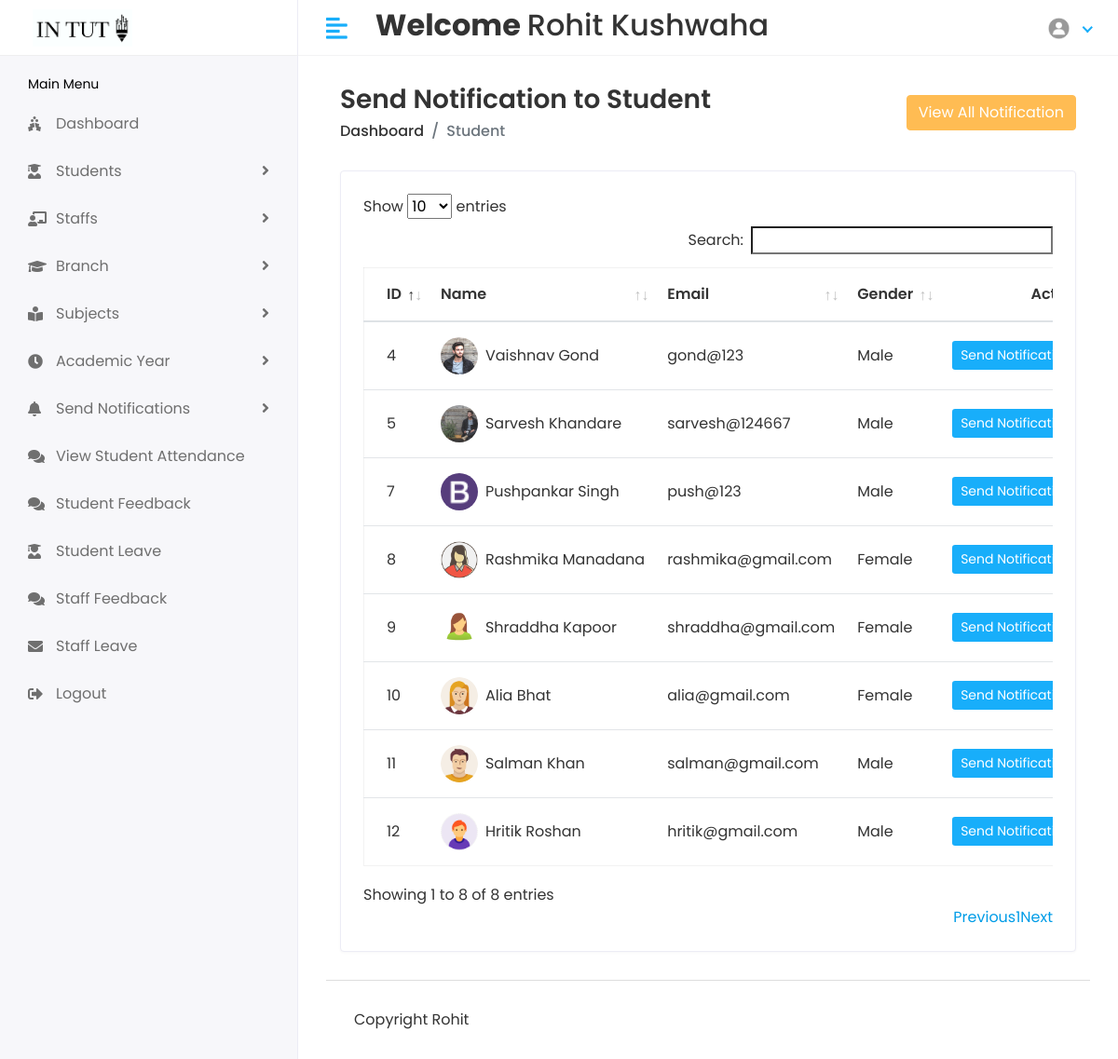
Page /Hod/student/notification (signed in) on the committed database.
### stuapp/models.py (models this page shows)
class CustomUser(AbstractUser):
    USER={
        (1,'HOD'),(2,'STAFF'),(3,'STUDENT')
    }
    user_type=models.CharField(choices=USER,max_length=100,default=1)
    profile_pic=models.ImageField(upload_to='media/profile_pic')

class Student(models.Model):
    admin=models.OneToOneField(CustomUser,on_delete=models.CASCADE)
    address=models.TextField()
    gender=models.CharField(max_length=100)
    branch_id=models.ForeignKey(Branch,on_delete=models.DO_NOTHING)
    acad_year_id=models.ForeignKey(Acad_year,on_delete=models.DO_NOTHING)
    created_at=models.DateTimeField(auto_now_add=True)
    updated_at=models.DateField(auto_now=True)
    studentmob=models.CharField(max_length=100,default="0")
    parentmob=models.CharField(max_length=100,default="0")
    dob=models.DateField(default=datetime.now)
    def __str__(self):
        return self.admin.first_name+" "+self.admin.last_name

### student/hodviews.py (the view)
# urls.py: path('Hod/student/notification',hodviews.studentnotification,name="studentnotification"),
@login_required(login_url='/')
def studentnotification(request):
    student=Student.objects.all()
    viewnotification=StudentNotification.objects.all()
    return render(request,'hod/studentnotification.html',{'student':student,'v':viewnotification})

### templates/hod/studentnotification.html (shortened to what this page needs)
{% extends 'base.html' %}
{% block content %}
{% load static %}
<div class="content container-fluid">
   <div class="page-header">
      <div class="row align-items-center">
         <div class="col">
            <h3 class="page-title">Send Notification to Student</h3>
            <ul class="breadcrumb">
               <li class="breadcrumb-item"><a href="{% url 'hodhome'%}">Dashboard</a></li>
               <li class="breadcrumb-item active">Student</li>
            </ul>
         </div>
         <div class="col-auto text-right float-right ml-auto">
            <button type="button" class="btn btn-primary" data-toggle="modal" data-target="#viewnotification">
                View All Notification
              </button>
         </div>
      </div>
   </div>
   <div class="row">
      <div class="col-sm-12">
         <div class="card card-table">
            <div class="card-body">
                <div class="table-responsive">
                    <table id="table_id" class="table table-hover table-center mb-0">
                       <thead>
                          <tr>
                             <th>ID</th>
                             <th>Name</th>
                             <th>Email</th>
                             <th>Gender</th>
                             <th class="text-right">Action</th>
                          </tr>
                       </thead>
                       <tbody>
                          {% for i in student %}
                          <tr>
                             <td>{{i.id}}</td>
                             <td>
                                <h2 class="table-avatar">
                                   <a href="{% url 'viewstudent' i.id %}" class="avatar avatar-sm mr-2"><img class="avatar-img rounded-circle" src="/{{i.admin.profile_pic}}" alt="User Image"></a>
                                   <a href="{% url 'viewstudent' i.id %}">{{i.admin.first_name}}&nbsp;{{i.admin.last_name}}</a>
                                </h2>
                             </td>
                             <td>{{i.admin.email}}</td>
                             <td>{{i.gender}}</td>
                             <td class="text-right">
                                <div class="actions">
                                   <button type="button" class="btn btn-sm bg-success-light" data-toggle="modal" data-target="#sendnotification-{{forloop.counter}}">
                                      Send Notification
                                    </button>
                                </div>
                             </td>
                          </tr>
                          {% endfor %}
                       </tbody>
                    </table>
               </div>
            </div>
         </div>
      </div>
   </div>
</div>
{% endblock %}

### templates/base.html (shortened to what this page needs)
<!DOCTYPE html>
<html lang="en">
{% load static %}
   <head>
      <link rel="stylesheet" href="{% static 'assets/plugins/bootstrap/css/bootstrap.min.css' %}">
      <link rel="stylesheet" href="{% static 'assets/plugins/fontawesome/css/fontawesome.min.css' %}">
      <link rel="stylesheet" href="{% static 'assets/plugins/fontawesome/css/all.min.css' %}">
      <link rel="stylesheet" href="{% static 'assets/css/style.css' %}">
       <link rel="stylesheet" href="{% static 'assets/plugins/datatables/datatables.min.css' %}">
   </head>
   <body>
<div class="main-wrapper">
       {% include 'includes/header.html' %}
         {% include 'includes/sidebar.html' %}
<div class="page-wrapper">
     <div class="content container-fluid">
         {% block content %}
         {% endblock %}
          {% include 'includes/footer.html' %}
      </div>
</div>
   </body>
</html>

### templates/includes/header.html (shortened to what this page needs)
{% load static %}
<div class="header" >
    <div class="header-left" style="background-color:white">
        {% if user.user_type == '1' %}
        <a href="{% url 'hodhome'%}" class="logo container" >
            <img src="{% static 'assets/img/logo1big.png'%}" width="300px" height="100px" alt="Logo">
        </a>
        {% elif user.user_type == '2' %}
        <a href="{% url 'staffhome'%}" class="logo">
            <img src="{% static 'assets/img/logo1big.png'%}" alt="Logo">
        </a>
        {% else %}
        <a href="{% url 'studenthome'%}" class="logo">
            <img src="{% static 'assets/img/logo1big.png'%}" alt="Logo">
        </a>
        {% endif %}
    </div>
    <a href="javascript:void(0);" id="toggle_btn">
        <i class="fas fa-align-left"></i>
    </a>
    <div class="top-nav-search my-2">
        <h2><strong> Welcome </strong> {{user.first_name}} {{user.last_name}} </h2>
    </div>
    <ul class="nav user-menu">
        <li class="nav-item dropdown has-arrow">
            <a href="#" class="dropdown-toggle nav-link" data-toggle="dropdown">
                {% if user.profile_pic == "" %}
                <span class="user-img"><img class="rounded-circle" src="{% static 'assets/img/noimg.jpg' %}" width="31"
                        ></span>
                {% else %}
                <span class="user-img"><img class="rounded-circle" src="/{{user.profile_pic}}" width="31"
                        alt="Ryan Taylor"></span>
                {% endif %}
            </a>
        </li>
    </ul>
</div>

### templates/includes/sidebar.html (shortened to what this page needs)
{% load active_link_tags %}
<div class="sidebar" id="sidebar">
   <div class="sidebar-inner slimscroll">
       <div id="sidebar-menu" class="sidebar-menu">
          {% if user.user_type == '1' %}
          <ul>
             <li class="menu-title" style="color :black;">
                <span>Main Menu</span>
             </li>
             <li class=" {% active_link 'hodhome' 'active'%}" >
                <a href="{% url 'hodhome'%}"><i class="fas fa-holly-berry"></i><span> Dashboard</span> </a>
             </li>
             <li class="submenu {% active_link 'studentlist' 'active'%} {% active_link 'addstudent' 'active'%} ">
                <a href="#"><i class="fas fa-user-graduate"></i> <span> Students</span> <span class="menu-arrow"></span></a>
             </li>
             <li class="submenu {% active_link 'stafflist' 'active'%} {% active_link 'addstaff' 'active'%} ">
                <a href="#"><i class="fas fa-chalkboard-teacher"></i> <span> Staffs</span> <span class="menu-arrow"></span></a>
             </li>
             <li class="submenu {% active_link 'branchlist' 'active'%} {% active_link 'addbranch' 'active'%} ">
               <a href="#"><i class="fa fa-graduation-cap"></i> <span> Branch</span> <span class="menu-arrow"></span></a>
             </li>
             <li class="submenu {% active_link 'subjectlist' 'active'%} {% active_link 'addsubject' 'active'%} ">
               <a href="#"><i class="fas fa-book-reader"></i> <span> Subjects</span> <span class="menu-arrow"></span></a>
             </li>
             <li class="submenu {% active_link 'academiclist' 'active'%} {% active_link 'addacademic' 'active'%}">
               <a href="#"><i class="fa fa-clock"></i> <span> Academic Year</span> <span class="menu-arrow"></span></a>
             </li>
             <li class="submenu {% active_link 'staffnotification' 'active'%} {% active_link 'studentnotification' 'active'%}">
               <a href="#"><i class="fa fa-bell"></i> <span> Send Notifications</span> <span class="menu-arrow"></span></a>
             </li>
             <li >
               <a href="{% url 'hodattendance'%}"><i class="fas fa-comments"></i> <span> View Student Attendance</span> </a>
            </li>
             <li >
               <a href="{% url 'stfeedback'%}"><i class="fas fa-comments"></i> <span> Student Feedback</span> </a>
            </li>
             <li  class=" {% active_link 'hodstudentleave' 'active' %}">
               <a href="{% url 'hodstudentleave'%}"><i class="fas fa-user-graduate"></i> <span> Student Leave</span> </a>
            </li>
            <li >
               <a href="{% url 'sfeedback'%}"><i class="fas fa-comments"></i> <span> Staff Feedback</span> </a>
            </li>
             <li  class=" {% active_link 'hodstaffleave' 'active' %}">
                <a href="{% url 'hodstaffleave'%}"><i class="fas fa-envelope"></i> <span> Staff Leave</span> </a>
             </li>
             <li >
                <a href="{% url 'dologout'%}"><i class="fas fa-sign-out-alt"></i> <span> Logout</span> </a>
             </li>
            </ul>
            {% endif %}
         </div>
    </div>
 </div>

### templates/includes/footer.html
<footer>
    <p>Copyright Rohit</p>
</footer>

### rows in the picture
CustomUser: first_name "Rohit", last_name "Kushwaha", profile_pic (placeholder picture)
Student: id "4", admin.profile_pic (picture), admin.first_name "Vaishnav", admin.last_name "Gond", admin.email "gond@123", gender "Male"
Student: id "5", admin.profile_pic (picture), admin.first_name "Sarvesh", admin.last_name "Khandare", admin.email "sarvesh@124667", gender "Male"
Student: id "7", admin.profile_pic (picture), admin.first_name "Pushpankar", admin.last_name "Singh", admin.email "push@123", gender "Male"
Student: id "8", admin.profile_pic (picture), admin.first_name "Rashmika", admin.last_name "Manadana", admin.email "rashmika@gmail.com", gender "Female"
Student: id "9", admin.profile_pic (picture), admin.first_name "Shraddha", admin.last_name "Kapoor", admin.email "shraddha@gmail.com", gender "Female"
Student: id "10", admin.profile_pic (picture), admin.first_name "Alia", admin.last_name "Bhat", admin.email "alia@gmail.com", gender "Female"
Student: id "11", admin.profile_pic (picture), admin.first_name "Salman", admin.last_name "Khan", admin.email "salman@gmail.com", gender "Male"
Student: id "12", admin.profile_pic (picture), admin.first_name "Hritik", admin.last_name "Roshan", admin.email "hritik@gmail.com", gender "Male"
